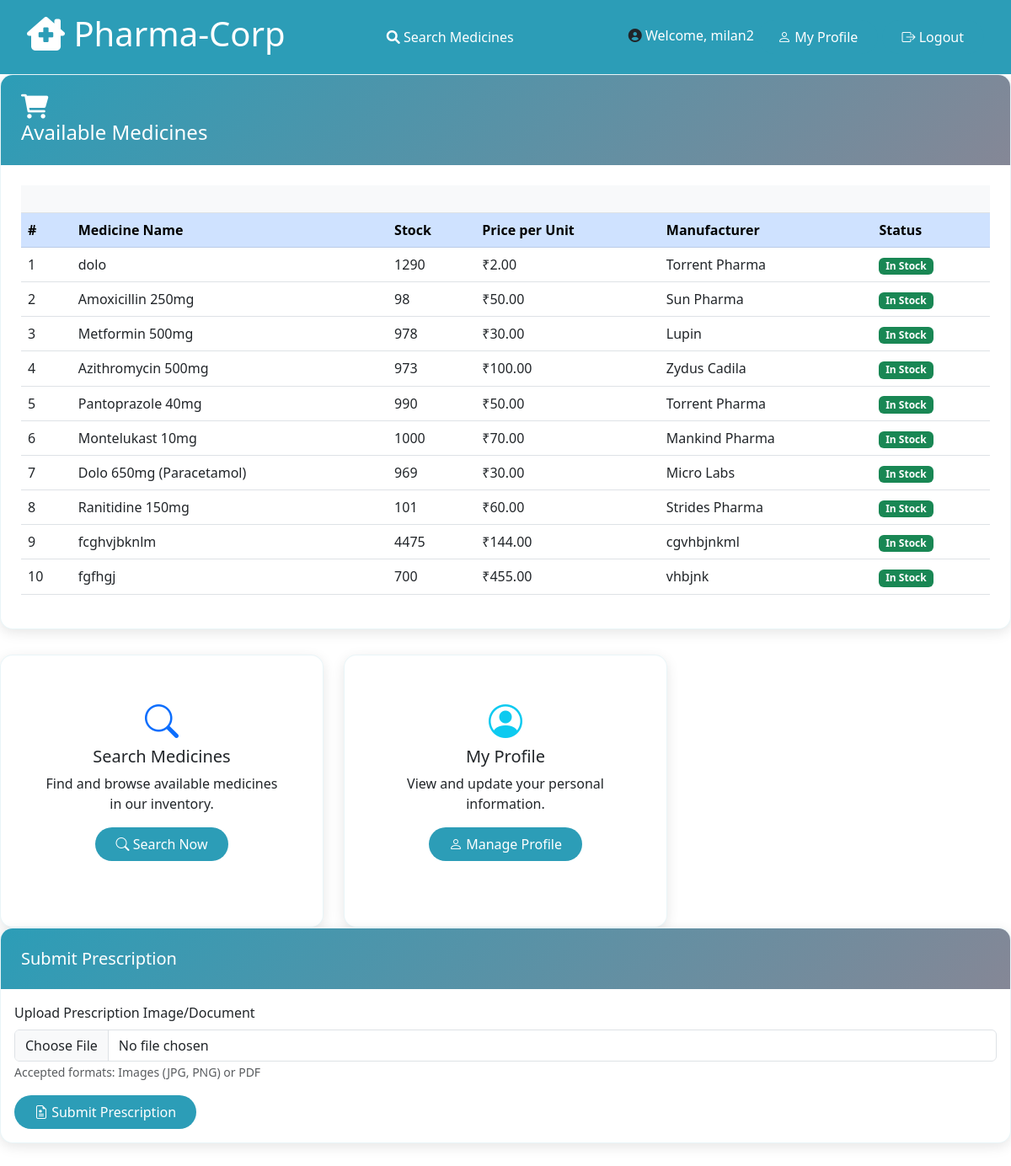
Page /customer-dashboard.php (signed in) on the earlier database version.
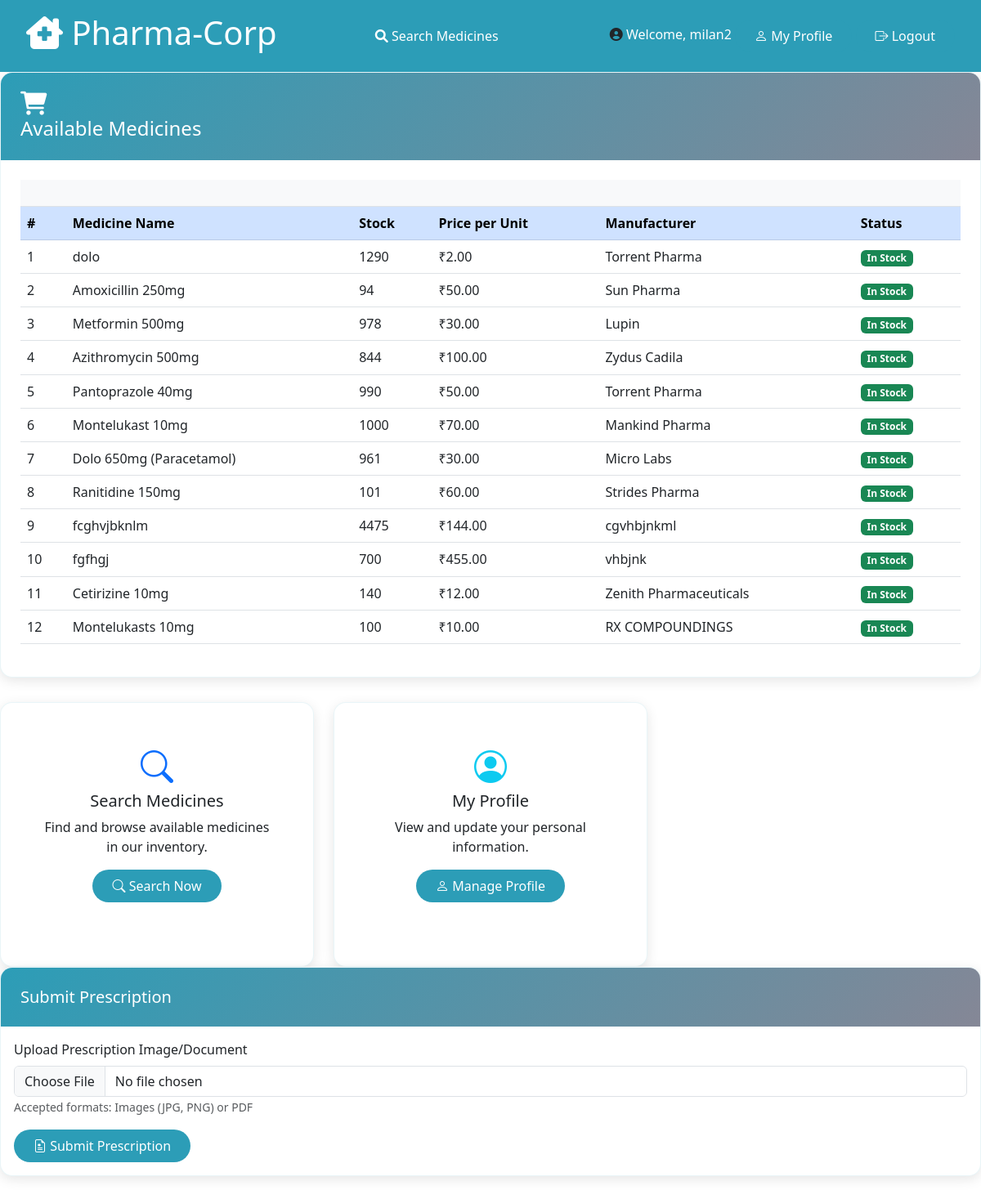
Same page on the later database version.
### tables this page shows
CREATE TABLE `medicines` (
  `medicine_id` int(10) NOT NULL,
  `name` varchar(100) NOT NULL,
  `batch_number` varchar(50) NOT NULL,
  `mfg_date` date NOT NULL,
  `expiry_date` date NOT NULL,
  `stock_quantity` int(10) NOT NULL,
  `price_per_unit` decimal(10,2) NOT NULL,
  `company` varchar(100) NOT NULL DEFAULT 'Unknown',
  `price` decimal(10,2) DEFAULT 0.00
);

### customer-dashboard.php (the view, shortened to what this page needs)
<?php
include "connect.php";
?>
<!DOCTYPE html>
<html lang="en">
<head>
    <link href="https://cdn.jsdelivr.net/npm/bootstrap@5.3.0/dist/css/bootstrap.min.css" rel="stylesheet">
    <link href="https://cdn.jsdelivr.net/npm/bootstrap-icons@1.7.2/font/bootstrap-icons.css" rel="stylesheet">
    <link href="https://cdnjs.cloudflare.com/ajax/libs/font-awesome/6.0.0/css/all.min.css" rel="stylesheet">
</head>
<body>
    <nav class="navbar">
        <h1 style="color: white;"><i class="fas fa-clinic-medical"></i> Pharma-Corp</h1>
        <div class="nav-links">
            <a href="search-medicines.php" class="nav-link d-inline-block me-3" style="color: white;"><i class="fas fa-search"></i> Search Medicines</a>
        </div>
        <div class="user-info">
            <i class="fas fa-user-circle"></i>
            <span style="color: white;">Welcome, <?= htmlspecialchars($_SESSION['username']) ?></span>
            <a href="customer-profile.php" class="btn btn-info">
                <i class="bi bi-person"></i> My Profile
            </a>
            <a href="logout.php" class="btn btn-danger">
                <i class="bi bi-box-arrow-right"></i> Logout
            </a>
        </div>
    </nav>
        <div class="card">
            <div class="card-header">
                <i class="fas fa-shopping-cart"></i>
                <h2>Available Medicines</h2>
            </div>
            <div class="card-content">
                <div class="p-3 bg-light border-bottom">
                </div>
                <div class="table-responsive">
                    <table class="table table-hover" id="medicinesTable">
                        <thead class="table-primary">
                            <tr>
                                <th scope="col">#</th>
                                <th scope="col">Medicine Name</th>
                                <th scope="col">Stock</th>
                                <th scope="col">Price per Unit</th>
                                <th scope="col">Manufacturer</th>
                                <th scope="col">Status</th>
                            </tr>
                        </thead>
                        <tbody>
                            <?php
                                $query = "SELECT * FROM medicines";
                                $result = $conn->query($query);
                                $counter = 1;
                                if ($result && $result->num_rows > 0) {
                                    while ($medicine = $result->fetch_assoc()) {
                                        $status_class = $medicine['stock_quantity'] > 10 ? 'success' :
                                                    ($medicine['stock_quantity'] > 0 ? 'warning' : 'danger');
                                        $status_text = $medicine['stock_quantity'] > 10 ? 'In Stock' :
                                                    ($medicine['stock_quantity'] > 0 ? 'Low Stock' : 'Out of Stock');
                                        echo '<tr>
                                                <td>'. $counter++ .'</td>
                                                <td>'. htmlspecialchars($medicine['name']) .'</td>
                                                <td>'. htmlspecialchars($medicine['stock_quantity']) .'</td>
                                                <td>₹'. number_format($medicine['price_per_unit'], 2) .'</td>
                                                <td>'. htmlspecialchars($medicine['company']) .'</td>
                                                <td><span class="badge bg-'. $status_class .'">'. $status_text .'</span></td>
                                            </tr>';
                                    }
                                } else {
                                    echo '<tr><td colspan="6" class="text-center">No medicines available at the moment.</td></tr>';
                                }
                            ?>
                        </tbody>
                    </table>
                </div>
            </div>
        </div>
        <div class="row g-4">
            <div class="col-md-4">
                <div class="card h-100 feature-card">
                    <div class="card-body text-center">
                        <i class="bi bi-search icon-large text-primary"></i>
                        <h5 class="card-title">Search Medicines</h5>
                        <p class="card-text">Find and browse available medicines in our inventory.</p>
                        <a href="search-medicines.php" class="btn btn-primary">
                            <i class="bi bi-search"></i> Search Now
                        </a>
                    </div>
                </div>
            </div>
            <div class="col-md-4">
                <div class="card h-100 feature-card">
                    <div class="card-body text-center">
                        <i class="bi bi-person-circle icon-large text-info"></i>
                        <h5 class="card-title">My Profile</h5>
                        <p class="card-text">View and update your personal information.</p>
                        <a href="customer-profile.php" class="btn btn-info">
                            <i class="bi bi-person"></i> Manage Profile
                        </a>
                    </div>
                </div>
            </div>
        </div>
        <div class="row mb-4">
            <div class="col-md-12">
                <div class="card">
                    <div class="card-header">
                        <h5 class="card-title mb-0">Submit Prescription</h5>
                    </div>
                    <div class="card-body">
                        <form id="prescriptionForm" action="submit_prescription.php" method="POST" enctype="multipart/form-data">
                            <div class="mb-3">
                                <label for="prescription_file" class="form-label">Upload Prescription Image/Document</label>
                                <input type="file" class="form-control" id="prescription_file" name="prescription_file"
                                    accept="image/*,.pdf" onchange="previewFile()" required>
                                <small class="text-muted">Accepted formats: Images (JPG, PNG) or PDF</small>
                            </div>
                            <button type="submit" class="btn btn-primary">
                                <i class="bi bi-file-earmark-medical"></i> Submit Prescription
                            </button>
                        </form>
                    </div>
                </div>
            </div>
        </div>
</body>
</html>

### customer-dashboard.php (style rules this page uses)
:root { --primary-color: #2c9db7; --secondary-color: #858796; }
body { font-family: "Segoe UI", Tahoma, Geneva, Verdana, sans-serif; background: url('pic/3.jpg') no-repeat center center fixed; background-size: cover; position: relative; min-height: 100vh; }
body::before { content: ''; position: absolute; top: 0; left: 0; right: 0; bottom: 0; background: rgba(255, 255, 255, 0.95); z-index: 0; }
.navbar { background-color: var(--primary-color); padding: 1rem 2rem; position: relative; z-index: 1; }
.card { background: white; border-radius: 15px; box-shadow: 0 4px 15px rgba(0, 0, 0, 0.1); margin-bottom: 30px; transition: all 0.3s ease; border: 1px solid rgba(44, 157, 183, 0.1); overflow: hidden; }
.card-header { background: linear-gradient(135deg, var(--primary-color), var(--secondary-color)); color: white; padding: 1.5rem; border-bottom: none; }
.card-header i { font-size: 1.8rem; margin-right: 10px; }
.card-header h2 { margin: 0; font-size: 1.5rem; color: white; }
.card-content { padding: 1.5rem; }
.btn { background: var(--primary-color); color: white; border: none; padding: 0.5rem 1.5rem; border-radius: 50px; transition: all 0.3s ease; }
.feature-card { background: white; border-radius: 15px; padding: 2rem; text-align: center; transition: all 0.3s ease; height: 100%; }
.icon-large { font-size: 2.5rem; color: var(--primary-color); margin-bottom: 1rem; }

Differences in the rows shown:
changed medicines "Amoxicillin 250mg": stock_quantity "98" → "94"
changed medicines "Azithromycin 500mg": stock_quantity "973" → "844"
changed medicines "Dolo 650mg (Paracetamol)": stock_quantity "969" → "961"
added medicines: name "Cetirizine 10mg", stock_quantity "140", price_per_unit "12.00", company "Zenith Pharmaceuticals", stock_quantity "In Stock"
added medicines: name "Montelukasts 10mg", stock_quantity "100", price_per_unit "10.00", company "RX COMPOUNDINGS", stock_quantity "In Stock"
